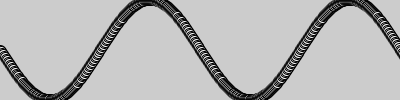
Frame 1 (no input)
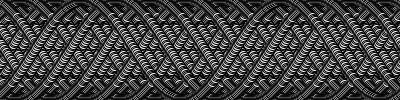
Frame 60 (the mouse pressed at the canvas centre just before this capture)
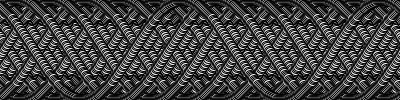
Frame 120 (the mouse held since frame 60 and released just before this capture)

The Processing sketch that drew these frames (run headless with seeded random() and noise(); from frame 60 on, the mouse is pressed at the canvas centre):

// Processing sketch: Trig_wave
// ── Trig_wave.pde
float theta = 0;
float startTheta = 0;

void setup()
{
  size(400,100);
}

void draw()
{
  //background(255);
  
  theta = startTheta;
  
  for(int x = 0; x < width+5; x++)
  {
    //fill(0);
    ellipse(x,sin(theta)*height/2 + height/2, 10,10);
    
    theta += PI/100;
  }
  
  startTheta += 1.1;
}
